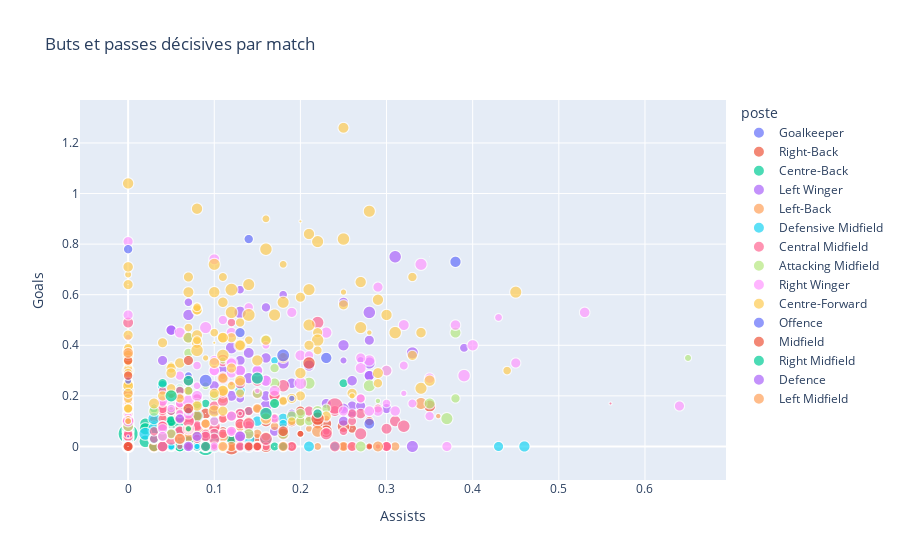

Notebook cell for this chart:
### Markdown cell above
## Analyse détaillée

### Code cell
fig = px.scatter(stats, x='Assists', y='Goals', size='match_played', color='poste',
                 hover_data=['prénom', 'nom'], title='Buts et passes décisives par match')
fig.show()

### Figure 1 — Plotly figure (JSON) as saved in the notebook; plotly's stock layout.template omitted (floating-point values rounded to 4 significant figures; data arrays with more than 128 entries replaced by an {"elided": "..."} marker saying what was removed)
{"data": [{"customdata": {"elided": "109x2 str values"}, "hovertemplate": "poste=Goalkeeper<br>Assists=%{x}<br>Goals=%{y}<br>match_played=%{marker.size}<br>prénom=%{customdata[0]}<br>nom=%{customdata[1]}<extra></extra>", "legendgroup": "Goalkeeper", "marker": {"color": "#636efa", "size": [13, 10, 10, 5, 2, 13, 10, 0, 0, 12, 5, 10, 8, 9, 10, 10, 2, 8, 10, 8, 3, 0, 5, 3, 0, 12, 14, 2, 0, 7, 11, 4, 7, 8, 11, 0, 11, 12, 12, 10, 16, 8, 4, 11, 6, 6, 0, 14, 15, 11, 4, 11, 7, 5, 16, 12, 13, 3, 10, 9, 4, 12, 11, 12, 9, 5, 7, 14, 12, 2, 11, 13, 14, 0, 10, 10, 10, 0, 10, 8, 7, 3, 9, 10, 10, 0, 10, 14, 11, 15, 11, 3, 8, 11, 15, 15, 11, 0, 11, 11, 11, 11, 11, 11, 11, 9, 6, 8, 0], "sizemode": "area", "sizeref": 0.0975, "symbol": "circle"}, "mode": "markers", "name": "Goalkeeper", "showlegend": true, "type": "scattergl", "x": [null, null, null, null, null, null, null, null, null, null, null, null, null, null, null, null, null, null, null, null, null, null, null, null, null, null, null, null, null, null, null, null, null, null, null, null, null, null, null, null, null, null, null, null, null, null, null, null, null, null, null, null, null, null, null, null, null, null, null, null, null, null, null, null, null, null, null, null, null, null, null, null, null, null, null, null, null, null, null, null, null, null, null, null, null, null, null, null, null, null, null, null, null, null, null, null, null, null, null, null, null, null, null, null, null, null, null, null, null], "xaxis": "x", "y": [null, null, null, null, null, null, null, null, null, null, null, null, null, null, null, null, null, null, null, null, null, null, null, null, null, null, null, null, null, null, null, null, null, null, null, null, null, null, null, null, null, null, null, null, null, null, null, null, null, null, null, null, null, null, null, null, null, null, null, null, null, null, null, null, null, null, null, null, null, null, null, null, null, null, null, null, null, null, null, null, null, null, null, null, null, null, null, null, null, null, null, null, null, null, null, null, null, null, null, null, null, null, null, null, null, null, null, null, null], "yaxis": "y"}, {"customdata": {"elided": "121x2 str values"}, "hovertemplate": "poste=Right-Back<br>Assists=%{x}<br>Goals=%{y}<br>match_played=%{marker.size}<br>prénom=%{customdata[0]}<br>nom=%{customdata[1]}<extra></extra>", "legendgroup": "Right-Back", "marker": {"color": "#EF553B", "size": [10, 1, 6, 8, 1, 0, 10, 2, 13, 12, 13, 13, 10, 5, 3, 11, 3, 4, 8, 9, 5, 9, 10, 0, 4, 9, 9, 1, 9, 4, 9, 7, 6, 11, 4, 15, 7, 9, 10, 9, 8, 6, 12, 4, 4, 0, 11, 11, 10, 11, 3, 10, 8, 12, 11, 15, 5, 14, 12, 10, 11, 14, 14, 2, 16, 11, 12, 8, 12, 8, 3, 11, 14, 4, 7, 12, 0, 14, 5, 12, 5, 10, 10, 9, 8, 10, 3, 10, 10, 5, 11, 0, 8, 10, 12, 7, 14, 14, 13, 11, 10, 11, 9, 13, 14, 12, 15, 13, 2, 10, 10, 11, 11, 10, 9, 28, 5, 8, 13, 9, 6], "sizemode": "area", "sizeref": 0.0975, "symbol": "circle"}, "mode": "markers", "name": "Right-Back", "showlegend": true, "type": "scattergl", "x": [0.12, 0.25, 0.05, 0.19, 0, 0.19, 0, 0.13, 0.19, 0.23, 0.1, 0.04, 0, 0.2, 0, 0.17, 0, 0, 0.13, 0.14, 0.09, 0.05, 0.04, 0.08, 0, 0, 0, 0.19, 0.13, 0.09, 0.08, 0.04, 0.1, 0.15, 0, 0.07, 0.3, 0.07, 0.04, 0.11, 0.11, 0, 0, 0.09, 0, 0.2, 0, 0, 0.05, 0.22, 0.28, 0.11, 0.06, 0, 0.1, 0.23, 0, 0.06, 0.09, 0.13, 0.08, 0.1, 0, 0, 0, 0.11, 0.1, 0.07, 0.09, 0, 0.05, 0.18, 0.06, 0, 0.25, 0.03, 0.28, 0.18, 0.28, 0.09, 0.21, 0, 0, 0.28, 0.26, 0.07, 0.06, 0, 0.11, 0.09, 0.04, 0, 0.06, 0.2, 0.08, 0, 0, 0.16, 0.03, 0.1, 0.07, 0, 0, 0.07, 0.35, 0.18, 0.25, 0.16, 0, 0, 0.13, 0.05, 0, 0.05, 0.06, 0.12, 0.2, 0.05, 0.12, 0, 0.05], "xaxis": "x", "y": [0, 0.08, 0, 0, 0, 0, 0.07, 0.04, 0.1, 0.09, 0.02, 0, 0.04, 0.05, 0, 0.11, 0, 0.08, 0, 0.14, 0, 0, 0.09, 0, 0, 0.05, 0.21, 0, 0.04, 0, 0, 0.04, 0, 0.03, 0, 0.02, 0, 0.07, 0, 0.06, 0, 0, 0, 0, 0, 0, 0, 0, 0.09, 0.09, 0, 0.05, 0.06, 0, 0, 0.06, 0.17, 0.03, 0.06, 0, 0, 0.1, 0.22, 0, 0.03, 0, 0.07, 0, 0, 0.07, 0, 0.07, 0.12, 0, 0, 0.1, 0.23, 0.05, 0, 0.13, 0.11, 0.08, 0, 0.1, 0.07, 0.07, 0.06, 0.13, 0, 0, 0.08, 0, 0, 0.14, 0, 0, 0.08, 0, 0.06, 0.15, 0, 0, 0, 0.07, 0.16, 0, 0.08, 0.1, 0.18, 0, 0.09, 0, 0, 0, 0, 0, 0.05, 0.05, 0.04, 0.15, 0.05], "yaxis": "y"}, {"customdata": {"elided": "252x2 str values"}, "hovertemplate": "poste=Centre-Back<br>Assists=%{x}<br>Goals=%{y}<br>match_played=%{marker.size}<br>prénom=%{customdata[0]}<br>nom=%{customdata[1]}<extra></extra>", "legendgroup": "Centre-Back", "marker": {"color": "#00cc96", "size": {"elided": "252 int values"}, "sizemode": "area", "sizeref": 0.0975, "symbol": "circle"}, "mode": "markers", "name": "Centre-Back", "showlegend": true, "type": "scattergl", "x": {"elided": "252 float values"}, "xaxis": "x", "y": {"elided": "252 float values"}, "yaxis": "y"}, {"customdata": {"elided": "70x2 str values"}, "hovertemplate": "poste=Left Winger<br>Assists=%{x}<br>Goals=%{y}<br>match_played=%{marker.size}<br>prénom=%{customdata[0]}<br>nom=%{customdata[1]}<extra></extra>", "legendgroup": "Left Winger", "marker": {"color": "#ab63fa", "size": [13, 13, 6, 13, 8, 7, 5, 10, 10, 13, 10, 9, 13, 13, 10, 10, 8, 10, 10, 10, 10, 7, 8, 10, 14, 11, 6, 10, 15, 11, 11, 12, 6, 13, 14, 7, 9, 14, 12, 12, 1, 10, 3, 12, 10, 11, 14, 7, 5, 13, 12, 10, 9, 11, 11, 10, 14, 11, 15, 11, 12, 15, 11, 11, 10, 8, 10, 2, 11, 14], "sizemode": "area", "sizeref": 0.0975, "symbol": "circle"}, "mode": "markers", "name": "Left Winger", "showlegend": true, "type": "scattergl", "x": [0.16, 0.07, 0.27, 0.21, 0.13, 0.07, 0.25, 0.23, 0.1, 0.25, 0.25, 0.18, 0.14, 0.11, 0.25, 0.3, 0.39, 0, 0.04, 0.17, 0.1, 0.13, 0.19, 0.13, 0.33, 0, 0.15, 0.28, 0.31, 0.06, 0.08, 0.11, 0, 0, 0.16, 0.06, 0, 0.12, 0.13, 0.14, 0.11, 0.14, 0, 0.26, 0.26, 0.16, 0.28, 0.18, 0.25, 0.15, 0.12, 0.28, 0.16, 0.16, 0.19, 0.09, 0.33, 0.26, 0.13, 0.28, 0.25, 0.28, 0.05, 0.13, 0.13, 0, 0.27, 0.17, 0.05, 0.18], "xaxis": "x", "y": [0.26, 0.52, 0.34, 0.32, 0.19, 0.57, 0.15, 0.17, 0.24, 0.4, 0.1, 0.18, 0.27, 0.3, 0.57, 0.15, 0.39, 0.3, 0.34, 0.06, 0.14, 0.62, 0.13, 0.34, 0.37, 0.1, 0.15, 0.42, 0.75, 0.19, 0.19, 0.21, 0.11, 0.09, 0.16, 0.13, 0.13, 0.39, 0, 0.37, 0, 0.07, 0.13, 0.13, 0.16, 0.35, 0.33, 0.6, 0.34, 0.3, 0.2, 0.28, 0.55, 0.2, 0.25, 0.09, 0, 0.26, 0.53, 0.28, 0.15, 0.53, 0.46, 0.3, 0.13, 0, 0.16, 0.17, 0.46, 0.33], "yaxis": "y"}, {"customdata": {"elided": "89x2 str values"}, "hovertemplate": "poste=Left-Back<br>Assists=%{x}<br>Goals=%{y}<br>match_played=%{marker.size}<br>prénom=%{customdata[0]}<br>nom=%{customdata[1]}<extra></extra>", "legendgroup": "Left-Back", "marker": {"color": "#FFA15A", "size": [0, 3, 5, 12, 11, 10, 8, 10, 11, 9, 13, 0, 0, 12, 10, 9, 10, 1, 10, 7, 4, 10, 10, 13, 14, 11, 12, 13, 7, 5, 11, 12, 6, 0, 11, 2, 8, 6, 11, 6, 12, 14, 16, 9, 12, 8, 10, 9, 12, 7, 11, 11, 4, 14, 13, 13, 14, 10, 4, 10, 6, 8, 1, 10, 12, 8, 9, 0, 10, 9, 6, 5, 7, 4, 15, 1, 8, 8, 11, 10, 9, 8, 8, 7, 10, 8, 2, 7, 0], "sizemode": "area", "sizeref": 0.0975, "symbol": "circle"}, "mode": "markers", "name": "Left-Back", "showlegend": true, "type": "scattergl", "x": [0.09, 0.13, 0.21, 0.11, 0.08, 0.09, 0.13, 0.25, 0.09, 0.31, 0.06, 0.1, 0.27, 0.07, 0.11, 0.07, 0.2, 0.14, 0.09, 0.07, 0, 0.03, 0.14, 0, 0.06, 0, 0.09, 0, 0.12, 0, 0.08, 0.09, 0.22, 0.14, 0.09, 0.26, 0, 0, 0, 0, 0.07, 0.17, 0.08, 0.15, 0.05, 0.11, 0.13, 0, 0, 0, 0.09, 0, 0.14, 0.34, 0.07, 0.1, 0.22, 0.15, 0.07, 0.09, 0.09, 0.11, 0.11, 0, 0.03, 0.26, 0.16, 0.09, 0, 0.08, 0.07, 0.1, 0.17, 0.07, 0.04, 0, 0, 0.05, 0.04, 0.12, 0.14, 0, 0, 0, 0.18, 0.04, 0, 0.11, 0.08], "xaxis": "x", "y": [0, 0.06, 0.07, 0.04, 0.12, 0, 0, 0, 0.09, 0, 0.22, 0, 0, 0.07, 0.19, 0, 0.1, 0.07, 0.03, 0.07, 0.12, 0.03, 0, 0.08, 0.12, 0.25, 0, 0, 0.06, 0, 0, 0, 0, 0.14, 0.06, 0, 0.07, 0, 0.16, 0, 0.04, 0.2, 0.06, 0.05, 0.05, 0, 0.08, 0, 0, 0, 0, 0.18, 0, 0.17, 0.07, 0.1, 0.06, 0, 0, 0.09, 0, 0.11, 0, 0.18, 0, 0, 0.04, 0, 0.11, 0, 0.07, 0, 0.08, 0.07, 0.04, 0.06, 0.04, 0.14, 0, 0, 0.1, 0.06, 0.09, 0.08, 0, 0.12, 0, 0.11, 0.08], "yaxis": "y"}, {"customdata": {"elided": "101x2 str values"}, "hovertemplate": "poste=Defensive Midfield<br>Assists=%{x}<br>Goals=%{y}<br>match_played=%{marker.size}<br>prénom=%{customdata[0]}<br>nom=%{customdata[1]}<extra></extra>", "legendgroup": "Defensive Midfield", "marker": {"color": "#19d3f3", "size": [12, 13, 3, 12, 10, 4, 5, 7, 9, 10, 6, 4, 9, 10, 10, 4, 7, 7, 7, 8, 8, 10, 10, 9, 7, 12, 12, 13, 14, 7, 11, 10, 10, 14, 7, 7, 10, 6, 9, 9, 11, 9, 11, 16, 3, 8, 11, 5, 10, 7, 12, 14, 14, 11, 8, 14, 9, 12, 12, 11, 8, 12, 11, 14, 8, 11, 14, 14, 8, 9, 2, 9, 7, 10, 14, 2, 10, 9, 10, 3, 9, 7, 9, 11, 8, 5, 10, 10, 0, 9, 11, 14, 10, 8, 9, 10, 10, 11, 4, 11, 7], "sizemode": "area", "sizeref": 0.0975, "symbol": "circle"}, "mode": "markers", "name": "Defensive Midfield", "showlegend": true, "type": "scattergl", "x": [0.18, 0, 0.11, 0, 0.14, 0.04, 0, 0.05, 0, 0.06, 0, 0.04, 0.24, 0.43, 0, 0.08, 0, 0.04, 0.14, 0.05, 0.04, 0.12, 0, 0.06, 0, 0, 0, 0.46, 0.03, 0.09, 0, 0.1, 0.09, 0.03, 0, 0.04, 0, 0.17, 0, 0, 0, 0.13, 0, 0.02, 0, 0.04, 0.15, 0.05, 0.1, 0.18, 0.07, 0.09, 0.14, 0, 0, 0.09, 0, 0, 0.03, 0, 0.05, 0.21, 0.13, 0.1, 0.05, 0.04, 0.1, 0.14, 0, 0.08, 0.18, 0.1, 0.04, 0.03, 0.09, 0, 0, 0.07, 0.04, 0, 0, 0, 0.03, 0, 0.12, 0.05, 0.1, 0, 0.17, 0, 0, 0, 0.04, 0, 0.13, 0.04, 0, 0.07, 0.08, 0.04, 0.07], "xaxis": "x", "y": [0.11, 0.06, 0, 0.22, 0.06, 0, 0.04, 0, 0.09, 0.13, 0, 0, 0, 0, 0, 0, 0.09, 0.04, 0.14, 0.05, 0.08, 0.06, 0.05, 0.22, 0.08, 0.13, 0.05, 0, 0.07, 0, 0, 0.05, 0.04, 0.11, 0.06, 0.04, 0, 0.34, 0, 0, 0, 0.13, 0.05, 0.05, 0.19, 0, 0.1, 0.05, 0.03, 0.09, 0.43, 0, 0, 0, 0, 0, 0, 0.03, 0.03, 0, 0, 0, 0.22, 0.1, 0.14, 0.07, 0, 0.03, 0, 0, 0, 0.1, 0, 0.03, 0.04, 0, 0, 0, 0, 0, 0, 0.18, 0.03, 0.05, 0.12, 0, 0.1, 0.14, 0, 0, 0.06, 0.07, 0, 0, 0, 0.04, 0.24, 0, 0, 0.24, 0.07], "yaxis": "y"}, {"customdata": {"elided": "184x2 str values"}, "hovertemplate": "poste=Central Midfield<br>Assists=%{x}<br>Goals=%{y}<br>match_played=%{marker.size}<br>prénom=%{customdata[0]}<br>nom=%{customdata[1]}<extra></extra>", "legendgroup": "Central Midfield", "marker": {"color": "#FF6692", "size": {"elided": "184 int values"}, "sizemode": "area", "sizeref": 0.0975, "symbol": "circle"}, "mode": "markers", "name": "Central Midfield", "showlegend": true, "type": "scattergl", "x": {"elided": "184 float values"}, "xaxis": "x", "y": {"elided": "184 float values"}, "yaxis": "y"}, {"customdata": [["Martin", "Ødegaard"], ["Kai", "Havertz"], ["Andreas", "Pereira"], ["Kevin", "De Bruyne"], ["James", "Maddison"], ["Daichi", "Kamada"], ["Lucas", "Paqueta"], ["Aimar", "Oroz"], ["Jude", "Bellingham"], ["Roberto", "Navarro"], ["Pablo", "Fornals"], ["Arsen", "Zakharyan"], ["Brais", "Mendez"], ["Selim", "Amallah"], ["Oscar", "Rodriguez Arnaiz"], ["Lewis", "Ferguson"], ["Teun", "Koopmeiners"], ["Remi", "Oudin"], ["Tom", "Bischof"], ["Julian", "Brandt"], ["Enzo", "Millot"], ["Romano", "Schmid"], ["Alexis", "Claude Maurice"], ["Kevin", "Stoger"], ["Mario", "Gotze"], ["Fares", "Chaibi"], ["Christoph", "Baumgartner"], ["Kamory", "Doumbia"], ["Amine", "Harit"], ["Teji", "Savanier"], ["Hamed", "Traore"], ["Senny", "Mayulu"], ["Adrien", "Thomasson"], ["David", "Pereira da Costa"], ["Maghnes", "Akliouche"], ["Aleksandr", "Golovin"], ["Habib", "Diarra"]], "hovertemplate": "poste=Attacking Midfield<br>Assists=%{x}<br>Goals=%{y}<br>match_played=%{marker.size}<br>prénom=%{customdata[0]}<br>nom=%{customdata[1]}<extra></extra>", "legendgroup": "Attacking Midfield", "marker": {"color": "#B6E880", "size": [3, 13, 10, 5, 12, 10, 10, 12, 11, 9, 14, 0, 12, 10, 8, 2, 11, 8, 12, 14, 14, 10, 5, 9, 10, 11, 14, 12, 9, 9, 9, 8, 11, 6, 14, 12, 11], "sizemode": "area", "sizeref": 0.0975, "symbol": "circle"}, "mode": "markers", "name": "Attacking Midfield", "showlegend": true, "type": "scattergl", "x": [0.29, 0.16, 0.2, 0.65, 0.35, 0.05, 0.15, 0, 0.3, 0.04, 0.07, 0.14, 0.22, 0.1, 0.23, 0.05, 0.17, 0.1, 0.27, 0.37, 0.21, 0.2, 0.11, 0.38, 0.08, 0.14, 0, 0.38, 0.21, 0.17, 0.07, 0.17, 0.19, 0.09, 0.28, 0.18, 0.03], "xaxis": "x", "y": [0.18, 0.42, 0.1, 0.35, 0.17, 0.05, 0.21, 0.08, 0.3, 0.04, 0.15, 0.07, 0.14, 0.2, 0.15, 0.15, 0.25, 0.1, 0, 0.11, 0.25, 0.13, 0.34, 0.19, 0.17, 0.05, 0.3, 0.45, 0.1, 0.31, 0.37, 0.17, 0.12, 0.24, 0.24, 0.05, 0.14], "yaxis": "y"}, {"customdata": {"elided": "87x2 str values"}, "hovertemplate": "poste=Right Winger<br>Assists=%{x}<br>Goals=%{y}<br>match_played=%{marker.size}<br>prénom=%{customdata[0]}<br>nom=%{customdata[1]}<extra></extra>", "legendgroup": "Right Winger", "marker": {"color": "#FF97FF", "size": [11, 11, 9, 10, 6, 8, 0, 10, 5, 9, 13, 13, 4, 10, 6, 10, 9, 8, 10, 10, 3, 6, 10, 10, 10, 15, 15, 10, 13, 11, 10, 6, 8, 14, 5, 8, 12, 7, 14, 13, 10, 12, 12, 15, 10, 12, 10, 4, 10, 12, 11, 12, 9, 12, 14, 10, 12, 12, 6, 9, 10, 7, 7, 13, 9, 10, 10, 10, 11, 9, 12, 11, 6, 10, 8, 11, 13, 13, 9, 13, 11, 8, 8, 9, 11, 11, 11], "sizemode": "area", "sizeref": 0.0975, "symbol": "circle"}, "mode": "markers", "name": "Right Winger", "showlegend": true, "type": "scattergl", "x": [0.38, 0.35, 0.11, 0.04, 0.43, 0.33, 0, 0.29, 0.12, 0.35, 0.28, 0.16, 0.32, 0.37, 0.18, 0, 0.11, 0.06, 0.25, 0.16, 0.15, 0.08, 0.19, 0.27, 0.1, 0.12, 0.39, 0, 0.23, 0.04, 0.12, 0, 0.18, 0.07, 0, 0.32, 0.06, 0.05, 0.09, 0.13, 0.45, 0.2, 0.08, 0.2, 0.12, 0.3, 0.12, 0.08, 0.64, 0.16, 0.29, 0.07, 0.21, 0.1, 0.34, 0.22, 0.32, 0.17, 0.16, 0.27, 0.12, 0.08, 0.3, 0.15, 0, 0, 0, 0.04, 0.15, 0.14, 0.27, 0.12, 0.06, 0.1, 0, 0.53, 0.13, 0, 0.1, 0.4, 0.1, 0.17, 0.1, 0.06, 0, 0.28, 0.31], "xaxis": "x", "y": [0.48, 0.27, 0.5, 0.07, 0.51, 0.17, 0.39, 0.63, 0.06, 0.12, 0.34, 0.26, 0.21, 0, 0.35, 0.17, 0, 0.17, 0.14, 0.11, 0.22, 0.24, 0.53, 0.35, 0.34, 0.33, 0.28, 0.81, 0.45, 0.18, 0.12, 0.12, 0, 0.18, 0.43, 0.32, 0.45, 0.15, 0.47, 0.04, 0.33, 0.36, 0.2, 0.25, 0.06, 0.3, 0.29, 0.4, 0.16, 0.13, 0.14, 0.13, 0.36, 0.74, 0.72, 0.13, 0.48, 0.22, 0.4, 0.19, 0.33, 0.32, 0.17, 0.27, 0, 0.3, 0.52, 0.04, 0.3, 0.55, 0.31, 0.45, 0.13, 0.3, 0.18, 0.53, 0.3, 0.1, 0.1, 0.4, 0.3, 0.11, 0, 0.28, 0.15, 0.14, 0.14], "yaxis": "y"}, {"customdata": {"elided": "144x2 str values"}, "hovertemplate": "poste=Centre-Forward<br>Assists=%{x}<br>Goals=%{y}<br>match_played=%{marker.size}<br>prénom=%{customdata[0]}<br>nom=%{customdata[1]}<extra></extra>", "legendgroup": "Centre-Forward", "marker": {"color": "#FECB52", "size": {"elided": "144 int values"}, "sizemode": "area", "sizeref": 0.0975, "symbol": "circle"}, "mode": "markers", "name": "Centre-Forward", "showlegend": true, "type": "scattergl", "x": {"elided": "144 float values"}, "xaxis": "x", "y": {"elided": "144 float values"}, "yaxis": "y"}, {"customdata": [["Jørgen", "Strand Larsen"], ["Sergi", "Guardiola"], ["Orri", "Oskarsson"], ["Juanmi", "Latasa"], ["Ademola", "Lookman"], ["Nicolo", "Cambiaghi"], ["Zito", "Luvumbo"], ["Kenan", "Yildiz"], ["Giacomo", "Raspadori"], ["Adam", "Hlozek"], ["Nick", "Woltemade"], ["Shuto", "Machino"], ["Ahmadou", "Bamba Dieng"], ["M'Bala", "Nzola"]], "hovertemplate": "poste=Offence<br>Assists=%{x}<br>Goals=%{y}<br>match_played=%{marker.size}<br>prénom=%{customdata[0]}<br>nom=%{customdata[1]}<extra></extra>", "legendgroup": "Offence", "marker": {"color": "#636efa", "size": [10, 4, 16, 9, 13, 1, 12, 16, 6, 13, 5, 9, 9, 6], "sizemode": "area", "sizeref": 0.0975, "symbol": "circle"}, "mode": "markers", "name": "Offence", "showlegend": true, "type": "scattergl", "x": [0.13, 0.19, 0.18, 0, 0.38, 0, 0.28, 0.09, 0.07, 0.23, 0, 0, 0.14, 0.07], "xaxis": "x", "y": [0.45, 0.19, 0.36, 0, 0.73, 0.04, 0.09, 0.26, 0.14, 0.35, 0.26, 0.78, 0.82, 0.28], "yaxis": "y"}, {"customdata": [["Adam", "Wharton"], ["Pablo", "Barrios"], ["Carles", "Alena"], ["Santi", "Comesana"], ["Joan", "Jordan"], ["Jean-Daniel", "Akpa-Akpro"], ["Jacob", "Bruun Larsen"], ["Umut", "Tohumcu"], ["Kaishu", "Sano"], ["Dani", "de Wit"], ["Magnus", "Knudsen"], ["Armin", "Gigovic"], ["Antonio", "Nusa"], ["Kang-in", "Lee"]], "hovertemplate": "poste=Midfield<br>Assists=%{x}<br>Goals=%{y}<br>match_played=%{marker.size}<br>prénom=%{customdata[0]}<br>nom=%{customdata[1]}<extra></extra>", "legendgroup": "Midfield", "marker": {"color": "#EF553B", "size": [8, 7, 6, 11, 6, 0, 10, 11, 10, 9, 10, 9, 17, 15], "sizemode": "area", "sizeref": 0.0975, "symbol": "circle"}, "mode": "markers", "name": "Midfield", "showlegend": true, "type": "scattergl", "x": [0.14, 0.15, 0, 0.07, 0.18, 0, 0.07, 0.18, 0, 0, 0, 0, 0.22, 0.21], "xaxis": "x", "y": [0, 0, 0, 0.15, 0, 0, 0.34, 0.06, 0, 0.28, 0, 0.34, 0.11, 0.33], "yaxis": "y"}, {"customdata": [["Marcos", "Llorente"], ["Davide", "Zappacosta"], ["Juan", "Cuadrado"], ["Emil", "Holm"], ["Nadir", "Zortea"], ["Denzel", "Dumfries"], ["Tim", "Weah"], ["Manuel", "Lazzari"], ["Patrick", "Ciurria"], ["Jeremie", "Frimpong"], ["Przemysław", "Frankowski"]], "hovertemplate": "poste=Right Midfield<br>Assists=%{x}<br>Goals=%{y}<br>match_played=%{marker.size}<br>prénom=%{customdata[0]}<br>nom=%{customdata[1]}<extra></extra>", "legendgroup": "Right Midfield", "marker": {"color": "#00cc96", "size": [10, 15, 8, 4, 9, 14, 11, 10, 0, 14, 9], "sizemode": "area", "sizeref": 0.0975, "symbol": "circle"}, "mode": "markers", "name": "Right Midfield", "showlegend": true, "type": "scattergl", "x": [0.17, 0.16, 0.18, 0.07, 0.22, 0.05, 0.07, 0.09, 0, 0.15, 0.04], "xaxis": "x", "y": [0.17, 0.13, 0, 0.07, 0.13, 0.2, 0.26, 0, 0, 0.27, 0.25], "yaxis": "y"}, {"customdata": [["Kiko", "Femenia"], ["Giorgos", "Kyriakopoulos"], ["Abner", "Vinicius"], ["Guela", "Doue"]], "hovertemplate": "poste=Defence<br>Assists=%{x}<br>Goals=%{y}<br>match_played=%{marker.size}<br>prénom=%{customdata[0]}<br>nom=%{customdata[1]}<extra></extra>", "legendgroup": "Defence", "marker": {"color": "#ab63fa", "size": [11, 12, 9, 10], "sizemode": "area", "sizeref": 0.0975, "symbol": "circle"}, "mode": "markers", "name": "Defence", "showlegend": true, "type": "scattergl", "x": [0.07, 0.13, 0.06, 0.08], "xaxis": "x", "y": [0, 0.04, 0.11, 0.04], "yaxis": "y"}, {"customdata": [["Matteo", "Ruggeri"], ["Mergim", "Vojvoda"], ["Valentino", "Lazaro"], ["Olivier", "Deman"], ["Robert", "Skov"], ["Mitchel", "Bakker"]], "hovertemplate": "poste=Left Midfield<br>Assists=%{x}<br>Goals=%{y}<br>match_played=%{marker.size}<br>prénom=%{customdata[0]}<br>nom=%{customdata[1]}<extra></extra>", "legendgroup": "Left Midfield", "marker": {"color": "#FFA15A", "size": [13, 10, 12, 5, 3, 11], "sizemode": "area", "sizeref": 0.0975, "symbol": "circle"}, "mode": "markers", "name": "Left Midfield", "showlegend": true, "type": "scattergl", "x": [0.06, 0.18, 0.29, 0, 0.36, 0], "xaxis": "x", "y": [0.03, 0, 0, 0.1, 0.12, 0.37], "yaxis": "y"}], "layout": {"legend": {"itemsizing": "constant", "title": {"text": "poste"}, "tracegroupgap": 0}, "title": {"text": "Buts et passes décisives par match"}, "xaxis": {"anchor": "y", "domain": [0, 1], "title": {"text": "Assists"}}, "yaxis": {"anchor": "x", "domain": [0, 1], "title": {"text": "Goals"}}}}
